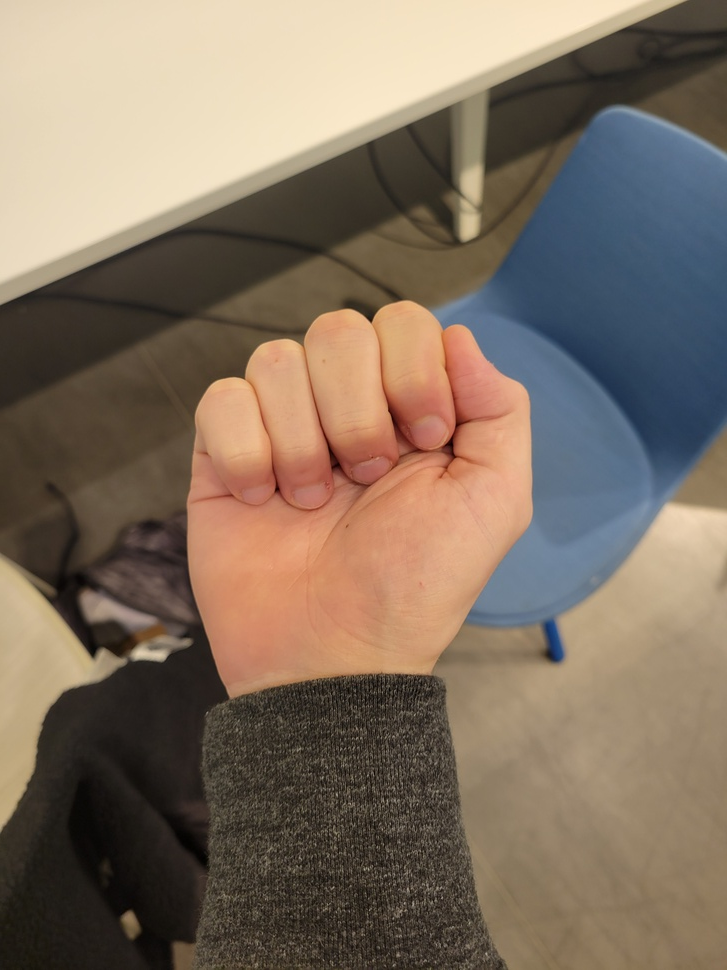
#> input picture data/A_real.jpg, 727 x 970 px, shrunk from 3024 x 4032 before the run
$ jupyter execute --allow-errors test_skin_filter.ipynb   (shell and % lines are left out)
#> lines starting #> are read from the running program, lines starting #| are printed output that depends on the picture; after the words box and inside, x2 and y2 are one past the last pixel; in counts of white or black regions, pixels touching at a corner belong together
[cell 1]
import cv2
import numpy as np
from matplotlib import pyplot as plt
import os

[cell 2]
# Approche classique avec parcours de l'image
def isSkin(pixel):
    b = pixel[0]
    g = pixel[1]
    r = pixel[2]
    c1 = r > 95
    c2 = g > 40
    c3 = b > 20
    c4 = max(pixel) - min(pixel) > 15
    c4 = abs(int(r) - int(g)) > 15
    c5 = r > g
    c6 = r > b
    isSkin = c1 and c2 and c3 and c4 and c5 and c6
    return isSkin


def createSkinMask(src):
#> called with src = './data/A_real.jpg'
    img = cv2.imread(src, 1)
#> img is the input picture: shape (970, 727, 3); mean B, G, R 97, 112.8, 129
    height, width = img.shape[:2]
#> height = 970; width = 727
    mask = np.zeros((height, width), np.uint8)
    for i in range(height):
        for j in range(width):
            if isSkin(img[i][j]):
                mask[i][j] = 255
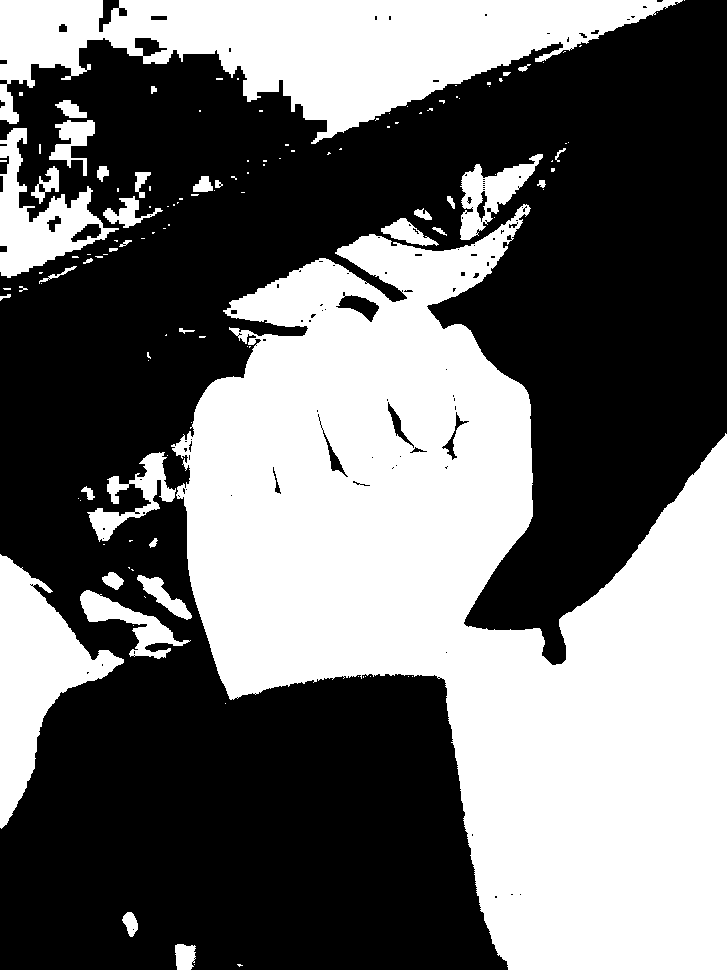
#> mask: shape (970, 727); 43.4% white; 127 white regions (89 under 20 px), largest, box (x1, y1, x2, y2) and area: (171, 204, 727, 970) 224028, (0, 0, 683, 144) 47421, (0, 554, 124, 829) 13449
    return mask


skinMask = createSkinMask("./data/A_real.jpg")
plt.imshow(skinMask, interpolation="nearest")

[cell 3]
def compterPixels(I, k):
    return np.count_nonzero((I == k))


def inverserImage(I):
    return 255 - I


def getImagesFromResources(skin_rep, color_space):
#> called with color_space = 'Lab'
    skindir = os.path.dirname(skin_rep)
    print(skindir)
    skin_images = []
    for filename in os.listdir(skindir):
        img = cv2.imread(os.path.join(skindir, filename))
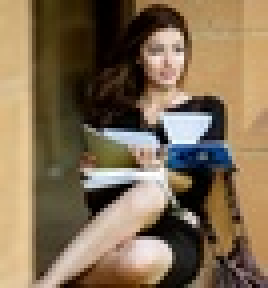
#> input picture data/Data/Face_Dataset/Pratheepan_Dataset/FacePhoto/0520962400.jpg, 67 x 72 px, shrunk from 277 x 298 before the run (shown 4 times larger)
#> img is the input picture: shape (72, 67, 3); mean B, G, R 84.6, 110.1, 129.7
        if img is not None:
            if color_space == "BGR":
                skin_images.append(img)
            elif color_space == "Lab":
                skin_images.append(cv2.cvtColor(img, cv2.COLOR_BGR2LAB))
            elif color_space == "HSV":
                skin_images.append(cv2.cvtColor(img, cv2.COLOR_BGR2HSV))
            elif color_space == "Gray":
                skin_images.append(cv2.cvtColor(img, cv2.COLOR_BGR2GRAY))
    return skin_images


skin_images = getImagesFromResources(
    "./data/Data/Face_Dataset/Pratheepan_Dataset/FacePhoto/", "Lab"
)
#> (the rest of this cell did not finish here and is left out)
